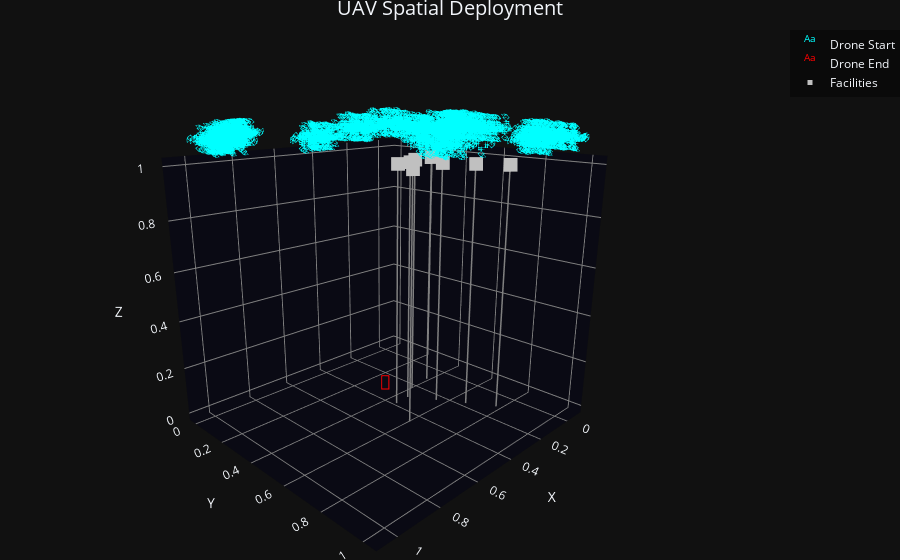

This figure's notebook cell:
### Code cell
plot_UAV_FLPO(START_locs, END_locs, F_base, (4,3))
plot_UAV_FLPO_3D(START_locs, END_locs, F_base)

### Figure 1 — Plotly figure (JSON) as saved in the notebook; plotly's stock layout.template omitted (floating-point values rounded to 4 significant figures; data arrays with more than 128 entries replaced by an {"elided": "..."} marker saying what was removed)
{"data": [{"mode": "text", "name": "Drone Start", "text": {"elided": "500 str values"}, "textfont": {"color": "cyan", "size": 16}, "type": "scatter3d", "x": {"elided": "500 float values"}, "y": {"elided": "500 float values"}, "z": {"elided": "500 float values"}}, {"mode": "text", "name": "Drone End", "text": {"elided": "500 str values"}, "textfont": {"color": "red", "size": 20}, "type": "scatter3d", "x": {"elided": "500 float values"}, "y": {"elided": "500 float values"}, "z": {"elided": "500 float values"}}, {"line": {"color": "gray", "width": 3}, "mode": "lines", "showlegend": false, "type": "scatter3d", "x": [0.1596, 0.1596], "y": [0.4283, 0.4283], "z": [0, 1]}, {"line": {"color": "gray", "width": 3}, "mode": "lines", "showlegend": false, "type": "scatter3d", "x": [0.4261, 0.4261], "y": [0.4949, 0.4949], "z": [0, 1]}, {"line": {"color": "gray", "width": 3}, "mode": "lines", "showlegend": false, "type": "scatter3d", "x": [0.2754, 0.2754], "y": [0.4438, 0.4438], "z": [0, 1]}, {"line": {"color": "gray", "width": 3}, "mode": "lines", "showlegend": false, "type": "scatter3d", "x": [0.5015, 0.5015], "y": [0.6412, 0.6412], "z": [0, 1]}, {"line": {"color": "gray", "width": 3}, "mode": "lines", "showlegend": false, "type": "scatter3d", "x": [0.3521, 0.3521], "y": [0.4899, 0.4899], "z": [0, 1]}, {"line": {"color": "gray", "width": 3}, "mode": "lines", "showlegend": false, "type": "scatter3d", "x": [0.2856, 0.2856], "y": [0.5948, 0.5948], "z": [0, 1]}, {"line": {"color": "gray", "width": 3}, "mode": "lines", "showlegend": false, "type": "scatter3d", "x": [0.219, 0.219], "y": [0.7014, 0.7014], "z": [0, 1]}, {"line": {"color": "gray", "width": 3}, "mode": "lines", "showlegend": false, "type": "scatter3d", "x": [0.1523, 0.1523], "y": [0.8098, 0.8098], "z": [0, 1]}, {"marker": {"color": "silver", "size": 5, "symbol": "square"}, "mode": "markers", "name": "Facilities", "type": "scatter3d", "x": [0.1596, 0.4261, 0.2754, 0.5015, 0.3521, 0.2856, 0.219, 0.1523], "y": [0.4283, 0.4949, 0.4438, 0.6412, 0.4899, 0.5948, 0.7014, 0.8098], "z": [1.0, 1.0, 1.0, 1.0, 1.0, 1.0, 1.0, 1.0]}], "layout": {"legend": {"bgcolor": "rgba(0,0,0,0.4)", "bordercolor": "white"}, "margin": {"b": 0, "l": 0, "r": 0, "t": 30}, "scene": {"aspectmode": "data", "camera": {"eye": {"x": 1.5, "y": 1.5, "z": 0.7}}, "xaxis": {"backgroundcolor": "rgb(10,10,20)", "gridcolor": "gray", "title": {"text": "X"}, "zerolinecolor": "gray"}, "yaxis": {"backgroundcolor": "rgb(10,10,20)", "gridcolor": "gray", "title": {"text": "Y"}, "zerolinecolor": "gray"}, "zaxis": {"backgroundcolor": "rgb(10,10,20)", "gridcolor": "gray", "title": {"text": "Z"}, "zerolinecolor": "gray"}}, "title": {"font": {"size": 20}, "text": "UAV Spatial Deployment", "x": 0.5}}}
